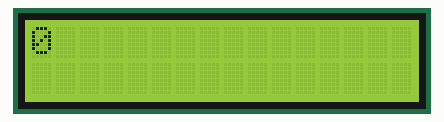
Bench run of a sketch on a simulated Arduino Uno, built with avr-gcc and run on an emulated ATmega328P. Shown: 16×2 character LCD.

Above: at 0.1 s.
At 1.1 s:
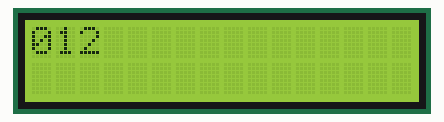
At 2.6 s:
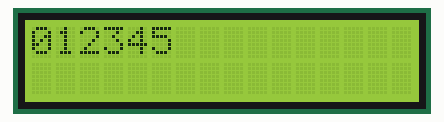
At 5.1 s:
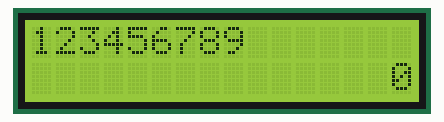
At 7.6 s:
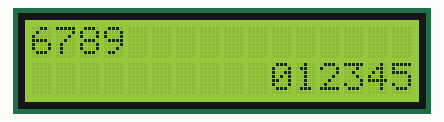
At 10.6 s:
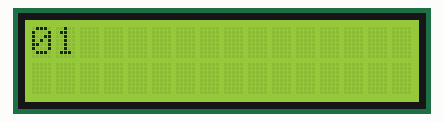

The sketch:

Autoscroll_Example.ino
```cpp
/**
 * This code uses an Arduino board and a Liquid Crystal Display (LCD) to display numbers from 0 to 9 on the first row of the screen, then scroll those numbers from right to left on the second row.

Here's a breakdown of the code:

The LiquidCrystal library is included at the top of the code.

The pins used to communicate with the LCD are defined as constants: rs, en, d4, d5, d6, and d7.

A LiquidCrystal object named "lcd" is created using the pins defined in step 2.

In the setup() function, the lcd.begin() function is called to initialize the LCD with 16 columns and 2 rows.

In the loop() function, the lcd.setCursor() function is used to set the cursor to the first column of the first row.

A for loop is used to print numbers from 0 to 9 on the first row of the screen, with a delay of 500 milliseconds between each print.

The lcd.setCursor() function is called again, this time to set the cursor to the last column of the second row.

The lcd.autoscroll() function is called to enable automatic scrolling on the LCD.

Another for loop is used to print numbers from 0 to 9 on the second row of the screen, with a delay of 500 milliseconds between each print.

The lcd.noAutoscroll() function is called to turn off automatic scrolling on the LCD.

The lcd.clear() function is called to clear the screen before the loop starts again.

Overall, this code demonstrates how to initialize an LCD and use it to display numbers and enable scrolling.
*/

// include the library code:
#include <LiquidCrystal.h>

// initialize the library by associating any needed LCD interface pin
// with the arduino pin number it is connected to

const int rs = 12, en = 11, d4 = 5, d5 = 4, d6 = 3, d7 = 2;

LiquidCrystal lcd(rs, en, d4, d5, d6, d7);

void setup() {

  // set up the LCD's number of columns and rows:

  lcd.begin(16, 2);
}

void loop() {

  // set the cursor to (0,0):

  lcd.setCursor(0, 0);

  // print from 0 to 9:

  for (int thisChar = 0; thisChar < 10; thisChar++) {

    lcd.print(thisChar);

    delay(500);

  }

  // set the cursor to (16,1):

  lcd.setCursor(16, 1);

  // set the display to automatically scroll:

  lcd.autoscroll();

  // print from 0 to 9:

  for (int thisChar = 0; thisChar < 10; thisChar++) {

    lcd.print(thisChar);

    delay(500);

  }

  // turn off automatic scrolling

  lcd.noAutoscroll();

  // clear screen for the next loop:

  lcd.clear();
}
```

Measured:
- by itself, everything shown: repeats every 10.0 s, in 21 steps
- what the display in image 1 shows lasts 0.5 s, from 1.1 s to 1.6 s
